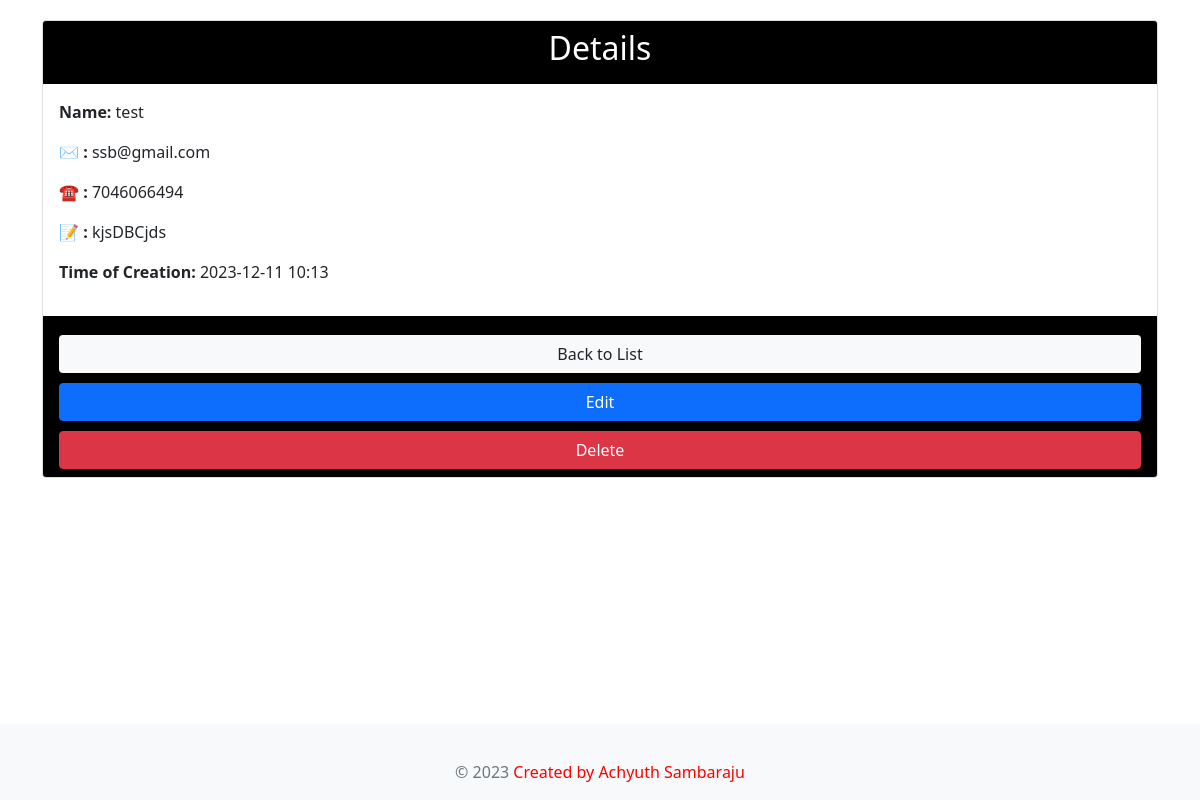
Screenshot of /contacts/contact/25/ with the database file from the repository.
### contacts/models.py (models this page shows, shortened)
class Contact(models.Model):
    name = models.CharField(max_length=100)
    email = models.EmailField()
    phone = models.CharField(max_length=20)
    address = models.TextField(blank=True, null=True)
    created_at = models.DateTimeField(auto_now_add=True)

### contacts/views.py (the view)
# urls.py: path('contact/<int:pk>/', views.contact_detail, name='contact_detail'),
def contact_detail(request, pk):
    contact = get_object_or_404(Contact, pk=pk)
    return render(request, 'contacts/contact_detail.html', {'contact': contact})

### contacts/templates/contacts/contact_detail.html (shortened to what this page needs)
<!DOCTYPE html>
<html lang="en">
<head>
    <link href="https://cdn.jsdelivr.net/npm/bootstrap@5.1.3/dist/css/bootstrap.min.css" rel="stylesheet">
</head>
<body>
    <div class="container">
        <div class="card">
            <div class="card-header text-center">
                <h2>Details</h2>
            </div>
            <div class="card-body">
                <p><strong>Name:</strong> {{ contact.name }}</p>
                <p><strong> ✉️ :</strong> {{ contact.email }}</p>
                <p><strong> ☎️ :</strong> {{ contact.phone }}</p>
                <p><strong> 📝 :</strong> {{ contact.address }}</p>
                <p><strong>Time of Creation:</strong> {{ contact.created_at|date:"Y-m-d H:i" }}</p>
            </div>
            <div class="card-footer text-center">
                <a href="{% url 'contact_list' %}" class="btn btn-back bg-light text-dark">Back to List</a>
                <a href="{% url 'contact_edit' contact.pk %}" class="btn btn-primary">Edit</a>
                <a href="{% url 'contact_delete' contact.pk %}" class="btn btn-danger">Delete</a>
            </div>
        </div>
    </div>
    <footer class="footer mt-auto py-3">
        <div class="container text-center">
            <span class="text-muted">&copy; 2023 <span style="color: red;">Created by Achyuth Sambaraju</span></span>
        </div>
    </footer>
</body>
</html>

### contacts/templates/contacts/contact_detail.html (style rules this page uses)
body, html { background-color: #ffffff; color: #212529; margin: 0; padding: 0; height: 100%; }
.container { padding-top: 20px; }
.card { margin: auto; }
.card-header, .card-footer { background-color: #000000; color: #ffffff; }
.btn-primary, .btn-danger, .btn-back { width: 100%; margin-top: 10px; }
.footer { background-color: #f8f9fa; color: #212529; text-align: center; position: absolute; bottom: 0; width: 100%; }
.footer .text-muted { color: #6c757d!important; }
.footer .text-muted span { color: red; }

### rows the page displays
Contact: name "test", email "ssb@gmail.com", phone "7046066494", address "kjsDBCjds", created_at "2023-12-11 10:13"
